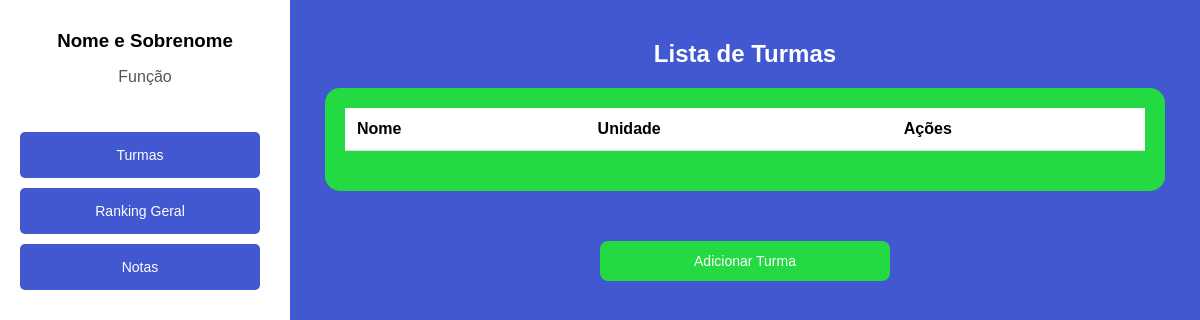
Page /cadastros/turmas/ (signed in) on the earlier database version.
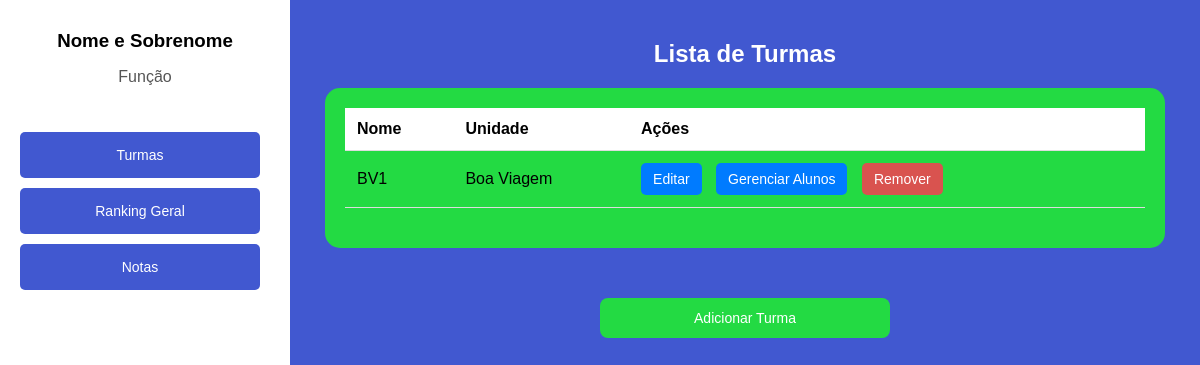
Same page on the later database version.
### cadastros/models.py (models this page shows, shortened)
class Turma(models.Model):
    nome = models.CharField(max_length=100)
    unidade = models.CharField(max_length=100)

### cadastros/views.py (the view, shortened to what this page needs)
# urls.py: path('turmas/', TurmaView.as_view(), name='turmas'),
class TurmaView(LoginRequiredMixin, View):
    login_url = '/login/'  # Redireciona para login se não autenticado
    template_name_list = 'turmas.html'
    template_name_add = 'adicionar_turma.html'
    template_name_edit = 'editar_turma.html'
    def get(self, request, turma_id=None):
        if turma_id:  # Página de editar turma
            turma = get_object_or_404(Turma, id=turma_id)
            return render(request, self.template_name_edit, {'turma': turma})
        elif request.path.endswith('adicionar/'):  # Página de adicionar turma
            return render(request, self.template_name_add)
        else:  # Página de listagem de turmas
            turmas = Turma.objects.all()
            return render(request, self.template_name_list, {'turmas': turmas})

### cadastros/templates/turmas.html (shortened to what this page needs)
<!DOCTYPE html>
<html lang="pt-br">
<head>
</head>
<body>
    <div class="sidebar">
        <div class="profile">
            <h3>Nome e Sobrenome</h3>
            <p>Função</p>
        </div>
        <nav>
            <a href="#">Turmas</a>
            <a href="#">Ranking Geral</a>
            <a href="#">Notas</a>
        </nav>
    </div>
    <div class="container">
        <h2>Lista de Turmas</h2>
        <div class="table-container">
            <table>
                <thead>
                    <tr>
                        <th>Nome</th>
                        <th>Unidade</th>
                        <th>Ações</th>
                    </tr>
                </thead>
                <tbody>
                    {% for turma in turmas %}
                    <tr id="turma-{{ turma.id }}">
                        <td>{{ turma.nome }}</td>
                        <td>{{ turma.unidade }}</td>
                        <td>
                            <a href="{% url 'editar_turma' turma.id %}">Editar</a>
                            <a href="{% url 'listar_alunos' turma.id %}">Gerenciar Alunos</a>
                            <button class="remover-turma" data-id="{{ turma.id }}">Remover</button>
                        </td>
                    </tr>
                    {% endfor %}
                </tbody>
            </table>
        </div>
        <a href="{% url 'adicionar_turma' %}" class="add-turma">Adicionar Turma</a>
    </div>
</body>
</html>

Differences in the rows shown:
added Turma: nome "BV1", unidade "Boa Viagem"
